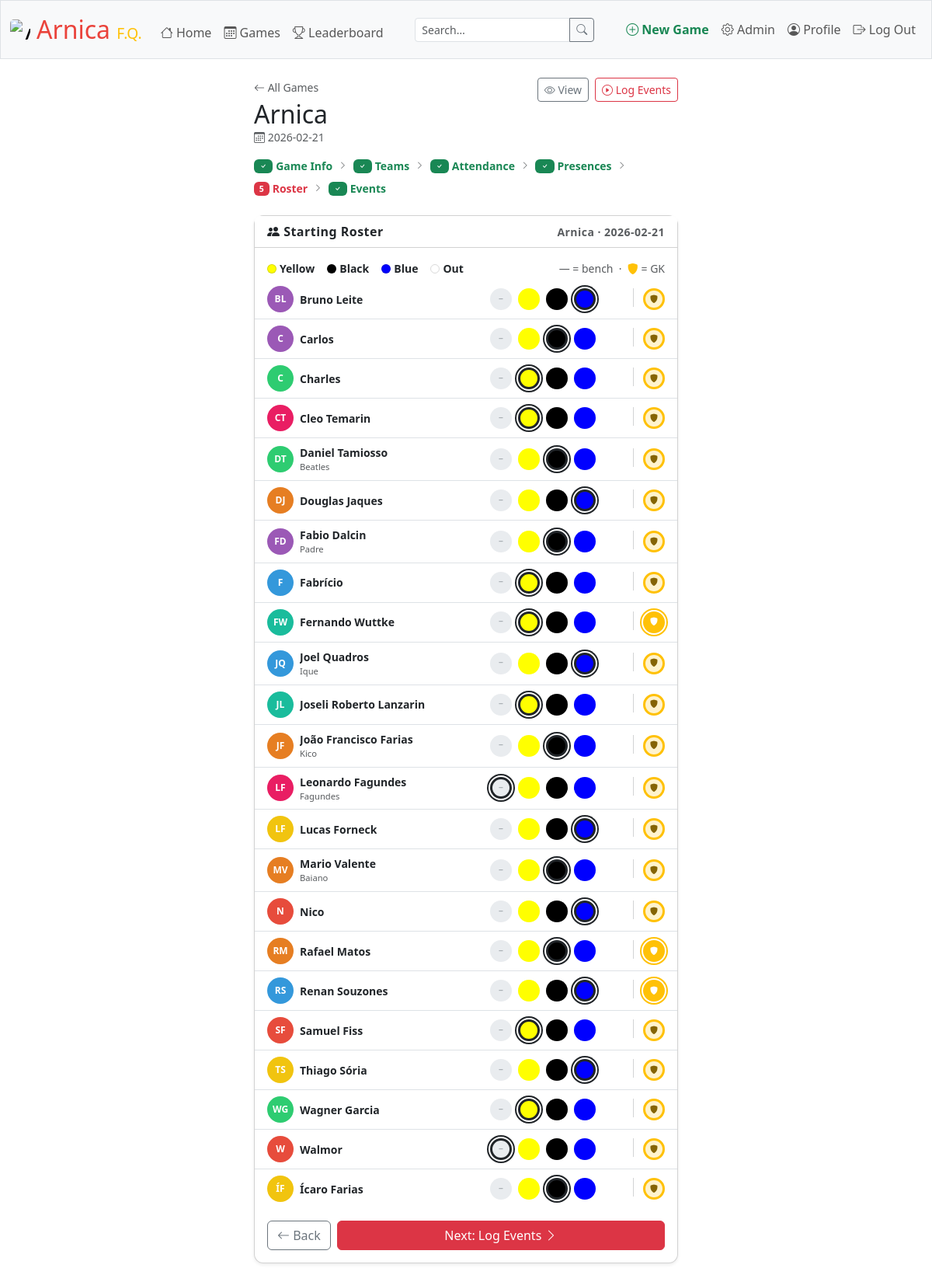
Page /games/6/roster (signed in) on the committed database.
### tables this page shows
CREATE TABLE games (
    id          INTEGER PRIMARY KEY AUTOINCREMENT NOT NULL,
    title       TEXT NOT NULL,
    date        DATE NOT NULL,
    youtube_url TEXT,
    location_id INTEGER NOT NULL,
    video_start TEXT CHECK(video_start GLOB '[0-9][0-9]:[0-9][0-9]:[0-9][0-9]'),
    video_end   TEXT CHECK(video_end   GLOB '[0-9][0-9]:[0-9][0-9]:[0-9][0-9]'),
    FOREIGN KEY(location_id) REFERENCES locations(id) ON DELETE RESTRICT
);

CREATE TABLE teams (
    id      INTEGER PRIMARY KEY AUTOINCREMENT NOT NULL,
    game_id INTEGER NOT NULL,
    color   TEXT    NOT NULL,
    FOREIGN KEY(game_id) REFERENCES games(id) ON DELETE CASCADE,
    UNIQUE(game_id, color)
);

CREATE TABLE roster_entries (
    id          INTEGER PRIMARY KEY AUTOINCREMENT NOT NULL,
    game_id     INTEGER NOT NULL,
    person_id   INTEGER NOT NULL,
    team_id     INTEGER NOT NULL,
    entered_at  TEXT    NOT NULL
                        CHECK(entered_at GLOB '[0-9][0-9]:[0-9][0-9]:[0-9][0-9]'),
    exited_at   TEXT    CHECK(exited_at GLOB '[0-9][0-9]:[0-9][0-9]:[0-9][0-9]'), is_goalkeeper INTEGER NOT NULL DEFAULT 0,
    FOREIGN KEY(game_id)   REFERENCES games(id)   ON DELETE CASCADE,
    FOREIGN KEY(person_id) REFERENCES people(id)  ON DELETE CASCADE,
    FOREIGN KEY(team_id)   REFERENCES teams(id)   ON DELETE CASCADE
);

CREATE TABLE people (
    id           INTEGER PRIMARY KEY AUTOINCREMENT NOT NULL,
    name         TEXT NOT NULL,
    nickname     TEXT,
    phone_number TEXT UNIQUE,
    created_at   TEXT NOT NULL DEFAULT (datetime('now'))
, updated_at TEXT NOT NULL DEFAULT (datetime('now')), is_in_group_chat INTEGER NOT NULL DEFAULT 0, is_guest         INTEGER NOT NULL DEFAULT 0, guest_of         INTEGER REFERENCES people(id) ON DELETE SET NULL);

### app.py (the view, shortened to what this page needs)
@app.route("/games/<int:game_id>/roster", methods=["GET", "POST"])
@login_required
@role_required("admin", "editor")
def manage_roster(game_id):
    game = db.execute("SELECT * FROM games WHERE id = ?", game_id)
    if not game:
        return apology("Game not found", 404)
    game = game[0]
    teams = db.execute("SELECT * FROM teams WHERE game_id = ? ORDER BY id", game_id)
    if not teams:
        flash("Define teams before setting the roster.")
        return redirect(f"/games/{game_id}/teams")
    players = db.execute("""
        SELECT p.id, p.name, p.nickname,
               re.team_id, re.is_goalkeeper
        FROM presences pr
        JOIN people p ON p.id = pr.person_id
        LEFT JOIN roster_entries re
               ON re.person_id = p.id
              AND re.game_id   = ?
              AND re.entered_at = '00:00:00'
        WHERE pr.game_id = ?
        ORDER BY p.name
    """, game_id, game_id)
    if request.method == "GET":
        steps_done = get_steps_done(db, game_id)
        return render_template("roster.html", game=game, teams=teams, players=players, steps_done=steps_done)

### app.py (called while the page is built)
def photo_path(person_id):
    for ext in ["jpg", "png", "webp"]:
        path = os.path.join(UPLOAD_FOLDER, f"{person_id}.{ext}")
        if os.path.exists(path):
            return f"/static/uploads/players/{person_id}.{ext}"
    return None

def get_steps_done(db, game_id):
    if not game_id:
        return set()
    done = {1}  # game info always done if we have a game_id
    checks = [
        (2, "SELECT 1 FROM teams          WHERE game_id = ? LIMIT 1"),
        (3, "SELECT 1 FROM whatsapp_list  WHERE game_id = ? LIMIT 1"),
        (4, "SELECT 1 FROM presences      WHERE game_id = ? LIMIT 1"),
        (5, "SELECT 1 FROM roster_entries WHERE game_id = ? LIMIT 1"),
        (6, "SELECT 1 FROM roster_entries WHERE game_id = ? LIMIT 1"), #because once there is roster entries it should be ok to access events
    ]
    for step, sql in checks:
        if db.execute(sql, game_id):
            done.add(step)
    return done

@app.template_global()
def photo_url(person_id):
    if not person_id:
        return None
    return photo_path(person_id)

@app.after_request
def after_request(response):
    response.headers["Cache-Control"] = "no-cache, no-store, must-revalidate"
    response.headers["Expires"] = 0
    response.headers["Pragma"] = "no-cache"
    return response

### helpers.py (called while the page is built)
def login_required(f):
    @wraps(f)
    def decorated_function(*args, **kwargs):
        if session.get("user_id") is None:
            return redirect("/login")
        return f(*args, **kwargs)
    return decorated_function

def role_required(*roles):
    def decorator(f):
        @wraps(f)
        def decorated_function(*args, **kwargs):
            if session.get("role") not in roles:
                return apology("Access denied", 403)
            return f(*args, **kwargs)
        return decorated_function
    return decorator

### templates/roster.html (shortened to what this page needs)
{% extends "layout.html" %}
{% from "_macros.html" import game_header, game_steps, avatar %}
{% block main %}
<div class="row justify-content-center">
    <div class="col-md-7 col-lg-6">
        {{ game_header(game) }}
        {{ game_steps(5, game.id, done=steps_done) }}
        <div class="card shadow-sm">
            <div class="card-header bg-white d-flex justify-content-between align-items-center">
                <span><i class="bi bi-people-fill"></i> Starting Roster</span>
                <span class="text-muted small">{{ game.title }} · {{ game.date }}</span>
            </div>
            <div class="card-body p-0">
                <div class="d-flex gap-3 px-3 pt-3 pb-1 flex-wrap">
                    {% for team in teams %}
                        <div class="d-flex align-items-center gap-1">
                            <span style="width:12px;height:12px;border-radius:50%;background:{{ team.color }};border:1px solid rgba(0,0,0,0.15);display:inline-block"></span>
                            <span class="small text-capitalize fw-semibold">{{ team.color }}</span>
                        </div>
                    {% endfor %}
                    <span class="text-muted small ms-auto">— = bench &nbsp;·&nbsp; <i class="bi bi-shield-fill text-warning"></i> = GK</span>
                </div>
                <form action="/games/{{ game.id }}/roster" method="post">
                    <div class="list-group list-group-flush">
                        {% for player in players %}
                            <div class="list-group-item py-2">
                                <div class="d-flex align-items-center gap-3">
                                    <div class="d-flex align-items-center gap-2" style="min-width:0;flex:1">
                                        {{ avatar(player.id, player.name, size=34) }}
                                        <div style="min-width:0">
                                            <div class="fw-semibold small text-truncate">{{ player.name }}</div>
                                            {% if player.nickname %}
                                                <div class="text-muted" style="font-size:0.7rem">{{ player.nickname }}</div>
                                            {% endif %}
                                        </div>
                                    </div>
                                    <div class="d-flex gap-2 align-items-center flex-shrink-0">
                                        <label for="none_{{ player.id }}" class="swatch-label swatch-bench" title="Bench">
                                            <i class="bi bi-dash" style="font-size:0.65rem;color:#6c757d"></i>
                                        </label>
                                        {% for team in teams %}
                                            <label for="team_{{ team.id }}_{{ player.id }}"
                                                   class="swatch-label"
                                                   style="background:{{ team.color }}"
                                                   title="{{ team.color }}">
                                            </label>
                                        {% endfor %}
                                        <label for="gk_{{ player.id }}" class="swatch-label swatch-gk" title="Goalkeeper">
                                            <i class="bi bi-shield-fill" style="font-size:0.65rem"></i>
                                        </label>
                                    </div>
                                </div>
                            </div>
                        {% endfor %}
                    </div>
                    <div class="d-flex gap-2 p-3">
                        <a href="/games/{{ game.id }}/presences" class="btn btn-outline-secondary">
                            <i class="bi bi-arrow-left"></i> Back
                        </a>
                        <button class="btn btn-danger flex-grow-1" type="submit">
                            Next: Log Events <i class="bi bi-chevron-right"></i>
                        </button>
                    </div>
                </form>
            </div>
        </div>
    </div>
</div>
{% endblock %}

### templates/_macros.html (shortened to what this page needs)
{% macro avatar(person_id, name, size=40, css_class="") %}
    {% set photo = photo_url(person_id) %}
    {% set initials = (name.split()[0][0] + name.split()[-1][0]) | upper if name and name.split()|length > 1 else (name[0] | upper if name else '?') %}
    {% set colors = ['#e74c3c','#e67e22','#f1c40f','#2ecc71','#1abc9c','#3498db','#9b59b6','#e91e63'] %}
    {% set color_idx = (person_id or 0) % colors|length %}
    {% set bg = colors[color_idx] %}
    <span class="avatar-wrap {{ css_class }}"
          style="width:{{ size }}px;height:{{ size }}px;border-radius:50%;display:inline-flex;align-items:center;justify-content:center;overflow:hidden;flex-shrink:0;font-size:{{ (size * 0.38) | int }}px;font-weight:700;color:#fff;background:{{ bg }};">
        {% if photo %}
            <img src="{{ photo }}" alt="{{ name }}"
                 style="width:100%;height:100%;object-fit:cover;border-radius:50%;">
        {% else %}
            {{ initials }}
        {% endif %}
    </span>
{% endmacro %}
{% macro game_header(game=None) %}
<div class="d-flex justify-content-between align-items-start mb-3">
    <div>
        <a href="/games" class="text-muted small text-decoration-none">
            <i class="bi bi-arrow-left"></i> All Games
        </a>
        {% if game %}
            <h2 class="mt-1 mb-0">{{ game.title }}</h2>
            <div class="text-muted small">
                {% if game.date %}<i class="bi bi-calendar3"></i> {{ game.date }}{% endif %}
            </div>
        {% else %}
            <h2 class="mt-1 mb-0">New Game</h2>
        {% endif %}
    </div>
    {% if game %}
        <div class="d-flex gap-2">
            <a href="/games/{{ game.id }}" class="btn btn-sm btn-outline-secondary">
                <i class="bi bi-eye"></i> View
            </a>
            <a href="/games/{{ game.id }}/events" class="btn btn-sm btn-outline-danger">
                <i class="bi bi-play-circle"></i> Log Events
            </a>
        </div>
    {% endif %}
</div>
{% endmacro %}
{% macro game_steps(current, game_id=None, done=()) %}
{% set steps = [
    (1, "Game Info",   game_id | string + "/edit"       if game_id else None),
    (2, "Teams",       game_id | string + "/teams"      if game_id else None),
    (3, "Attendance",  game_id | string + "/attendance" if game_id else None),
    (4, "Presences",   game_id | string + "/presences"  if game_id else None),
    (5, "Roster",      game_id | string + "/roster"     if game_id else None),
    (6, "Events",      game_id | string + "/events"     if game_id else None),
] %}
<div class="d-flex align-items-center gap-2 mb-4 text-muted small flex-wrap">
    {% for num, label, path in steps %}
        {% set is_done = (num < current) or (num in done) %}
        {% set is_current = (num == current) %}
        {% set is_clickable = is_done and path and (num != current) %}
        {% if is_current %}
            <span class="d-inline-flex align-items-center gap-1 fw-semibold text-danger">
                <span class="badge bg-danger text-white">{{ num }}</span>
                <span class="d-none d-sm-inline">{{ label }}</span>
            </span>
        {% elif is_clickable %}
            <a href="/games/{{ path }}"
               class="d-inline-flex align-items-center gap-1 text-decoration-none text-success fw-semibold"
               title="Go to {{ label }}">
                <span class="badge bg-success text-white"><i class="bi bi-check"></i></span>
                <span class="d-none d-sm-inline">{{ label }}</span>
            </a>
        {% else %}
            <span class="d-inline-flex align-items-center gap-1 text-muted">
                <span class="badge bg-light text-muted border">{{ num }}</span>
                <span class="d-none d-sm-inline">{{ label }}</span>
            </span>
        {% endif %}
        {% if not loop.last %}
            <i class="bi bi-chevron-right text-muted" style="font-size:0.65rem"></i>
        {% endif %}
    {% endfor %}
</div>
{% endmacro %}

### static/styles.css (style rules this page uses)
.card { border-radius: 0.75rem; }
.card-header { font-weight: 600; letter-spacing: 0.03em; }

### templates/roster.html (style rules this page uses)
.swatch-label { display: inline-flex; align-items: center; justify-content: center; width: 28px; height: 28px; border-radius: 50%; border: 3px solid transparent; cursor: pointer; transition: box-shadow 0.1s; }
.swatch-bench { background: #e9ecef; }
.swatch-gk { background: #fff3cd; border-color: #ffc107; color: #856404; }
.btn-check:checked + .swatch-label { border-color: #212529; box-shadow: 0 0 0 2px #fff, 0 0 0 4px #212529; }
.btn-check:checked + .swatch-gk { border-color: #ffc107; box-shadow: 0 0 0 2px #fff, 0 0 0 4px #ffc107; background: #ffc107; color: #fff; }

### rows in the picture
games: title "Arnica", date "2026-02-21"
teams: color "Yellow"
teams: color "Black"
teams: color "Blue"
teams: color "Out"
roster_entries: {{ size }} 34 (drawn), initials "BL", name "Bruno Leite"
roster_entries: {{ size }} 34 (drawn), initials "C", name "Carlos"
roster_entries: {{ size }} 34 (drawn), initials "C", name "Charles"
roster_entries: {{ size }} 34 (drawn), initials "CT", name "Cleo Temarin"
roster_entries: {{ size }} 34 (drawn), initials "DT", name "Daniel Tamiosso", nickname "Beatles"
roster_entries: {{ size }} 34 (drawn), initials "DJ", name "Douglas Jaques"
roster_entries: {{ size }} 34 (drawn), initials "FD", name "Fabio Dalcin", nickname "Padre"
roster_entries: {{ size }} 34 (drawn), initials "F", name "Fabrício"
roster_entries: {{ size }} 34 (drawn), initials "FW", name "Fernando Wuttke"
roster_entries: {{ size }} 34 (drawn), initials "JQ", name "Joel Quadros", nickname "Ique"
roster_entries: {{ size }} 34 (drawn), initials "JL", name "Joseli Roberto Lanzarin"
roster_entries: {{ size }} 34 (drawn), initials "JF", name "João Francisco Farias", nickname "Kico"
people: {{ size }} 34 (drawn), initials "LF", name "Leonardo Fagundes", nickname "Fagundes"
roster_entries: {{ size }} 34 (drawn), initials "LF", name "Lucas Forneck"
roster_entries: {{ size }} 34 (drawn), initials "MV", name "Mario Valente", nickname "Baiano"
roster_entries: {{ size }} 34 (drawn), initials "N", name "Nico"
roster_entries: {{ size }} 34 (drawn), initials "RM", name "Rafael Matos"
roster_entries: {{ size }} 34 (drawn), initials "RS", name "Renan Souzones"
roster_entries: {{ size }} 34 (drawn), initials "SF", name "Samuel Fiss"
roster_entries: {{ size }} 34 (drawn), initials "TS", name "Thiago Sória"
roster_entries: {{ size }} 34 (drawn), initials "WG", name "Wagner Garcia"
people: {{ size }} 34 (drawn), initials "W", name "Walmor"
roster_entries: {{ size }} 34 (drawn), initials "ÍF", name "Ícaro Farias"

### other values in the picture
{{ label }} "Game Info" "Teams" "Attendance" "Presences" "Events"
{{ num }} "5"
{{ label }} "Roster"
